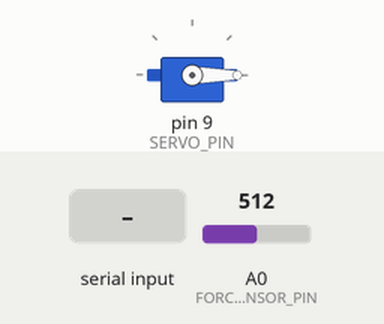
Recording of a sketch running on a simulated Arduino Uno, built with avr-gcc and run on an emulated ATmega328P. On the bench: servo. Inputs (shaded band) come from the test bench; at power-on: A0 (FORCE_SENSOR_PIN) = 512. What the sketch prints to the serial monitor is not drawn.

Above: at 1.2 s.
1.3 s: "G90\n" received over Serial
At 2.5 s:
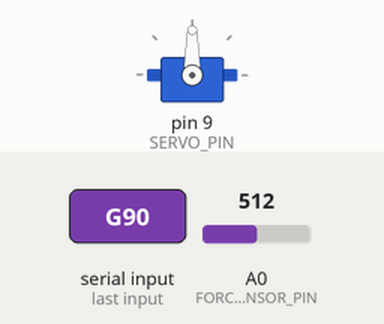
2.8 s: "G,45\n" received over Serial
At 3.8 s:
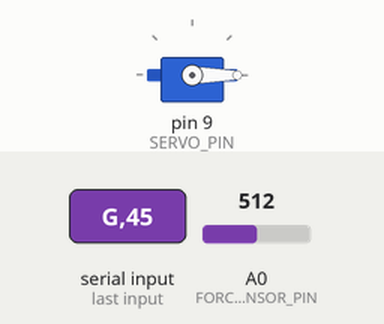
4.3 s: "g90\n" received over Serial
At 5.0 s:
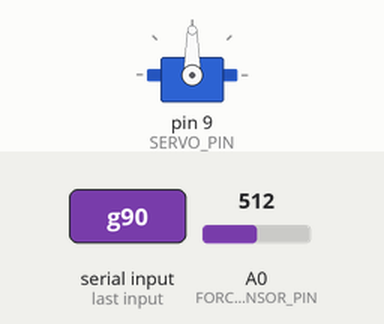
Timing chart, 0 to 7.3 s (numbered marks = the images above; inputs shaded):
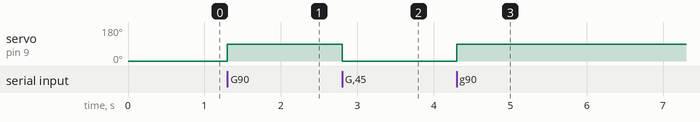

Measured:
- after the input at 1.3 s, servo on pin 9 (SERVO_PIN): 0° → 90° at once
- after the input at 2.8 s, servo on pin 9 (SERVO_PIN): 90° → 0° at once
- after the input at 4.3 s, servo on pin 9 (SERVO_PIN): 0° → 90° at once

The sketch:

gripper_controller.ino
```cpp
/**
 * Arduino Gripper Controller for ROS2 Sort System
 *
 * Hardware:
 * - Servo motor on pin 9
 * - Force/weight sensor on analog pin A0
 * - Serial communication at 115200 baud
 *
 * Protocol:
 * - Receive: G<angle>\n (e.g., G90 for 90 degrees)
 * - Send: W<weight>\n (e.g., W150.5 for 150.5 grams)
 */

#include <Servo.h>

// Pin definitions
const int SERVO_PIN = 9;
const int FORCE_SENSOR_PIN = A0;

// Servo object
Servo gripperServo;

// Variables
int currentAngle = 0;
unsigned long lastSensorRead = 0;
const unsigned long SENSOR_READ_INTERVAL = 50; // ms (20 Hz)

// Calibration constants (adjust based on your sensor)
const float CALIBRATION_FACTOR = 1.0;
const float ZERO_OFFSET = 0.0;

void setup() {
  // Initialize serial communication
  Serial.begin(115200);

  // Attach servo
  gripperServo.attach(SERVO_PIN);
  gripperServo.write(0); // Start with gripper open

  // Initialize analog pin
  pinMode(FORCE_SENSOR_PIN, INPUT);

  Serial.println("Gripper Controller Ready");
}

void loop() {
  // Check for incoming commands
  if (Serial.available() > 0) {
    String command = Serial.readStringUntil('\n');
    processCommand(command);
  }

  // Periodically read and send force sensor data
  unsigned long currentTime = millis();
  if (currentTime - lastSensorRead >= SENSOR_READ_INTERVAL) {
    lastSensorRead = currentTime;
    sendForceSensorData();
  }
}

void processCommand(String command) {
  command.trim();

  if (command.length() < 2) {
    return;
  }

  char cmdType = command.charAt(0);
  String value = command.substring(1);

  switch (cmdType) {
    case 'G': // Gripper command
    case 'g':
      {
        int angle = value.toInt();
        angle = constrain(angle, 0, 180);
        gripperServo.write(angle);
        currentAngle = angle;
        Serial.print("OK:G");
        Serial.println(angle);
      }
      break;

    case 'C': // Calibrate
    case 'c':
      calibrateSensor();
      break;

    default:
      Serial.println("ERROR:Unknown command");
      break;
  }
}

void sendForceSensorData() {
  // Read analog sensor
  int rawValue = analogRead(FORCE_SENSOR_PIN);

  // Convert to weight (grams)
  // TODO: Adjust this formula based on your specific force sensor
  // This is a placeholder linear conversion
  float voltage = rawValue * (5.0 / 1023.0);
  float weight = (voltage - ZERO_OFFSET) * CALIBRATION_FACTOR * 100.0;

  // Clamp to reasonable range
  weight = constrain(weight, 0, 1000);

  // Send over serial
  Serial.print("W");
  Serial.println(weight, 1);
}

void calibrateSensor() {
  // Tare the sensor (set current reading as zero)
  Serial.println("Calibrating... Remove all weight from sensor.");
  delay(2000);

  // Take multiple readings and average
  long sum = 0;
  const int numReadings = 100;

  for (int i = 0; i < numReadings; i++) {
    sum += analogRead(FORCE_SENSOR_PIN);
    delay(10);
  }

  int zeroReading = sum / numReadings;

  Serial.print("Calibration complete. Zero reading: ");
  Serial.println(zeroReading);
  Serial.println("OK:Calibrated");
}

// Optional: Advanced filtering for smoother weight readings
float exponentialFilter(float newValue, float previousValue, float alpha = 0.2) {
  return alpha * newValue + (1 - alpha) * previousValue;
}
```
